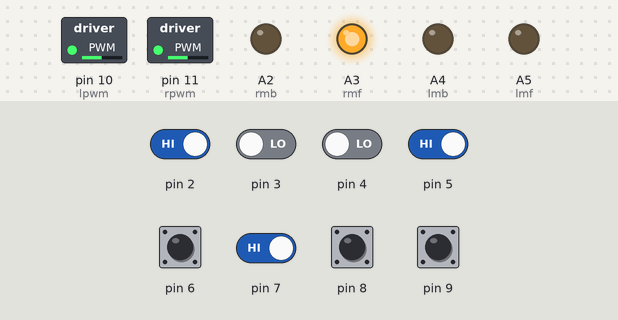
This sketch was run on a simulated Arduino Uno, built with avr-gcc and run on an emulated ATmega328P. Parts: switched loads named in the sketch (green lamp = pin HIGH), output pins drawn as LEDs (lit = HIGH). The inputs (shaded band) are chosen by the test bench; at power-on: pin 2, pin 5–9 HIGH, pin 3, pin 4 LOW.

Above: at 1.2 s.
1.3 s: pin 5 driven LOW
At 2.0 s:
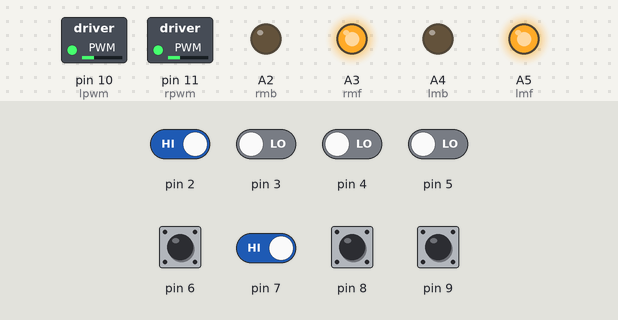
2.8 s: pin 2 driven LOW
At 2.97 s:
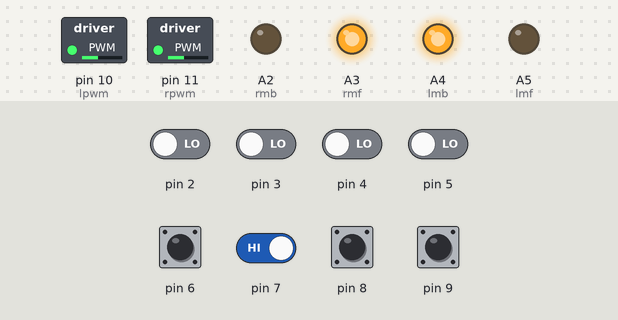
5.8 s: pin 2 driven HIGH
At 6.9 s:
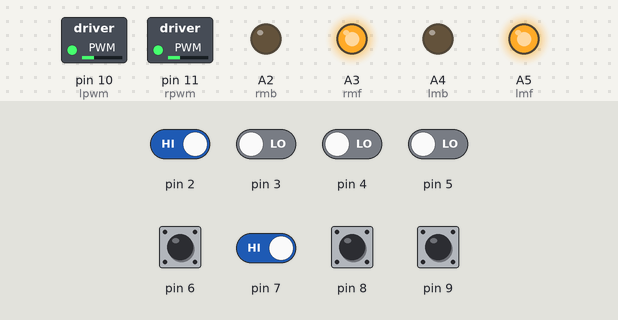
7.4 s: pin 5 driven HIGH
At 7.8 s:
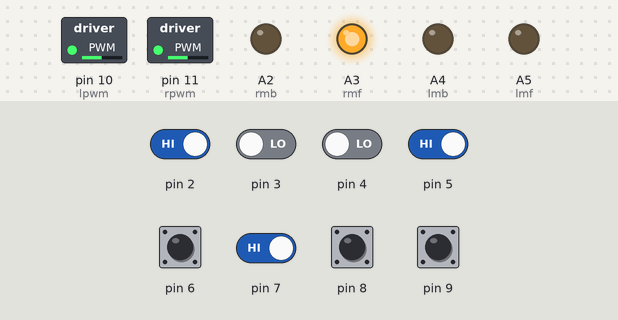
8.9 s: pin 7 driven LOW
At 10.1 s:
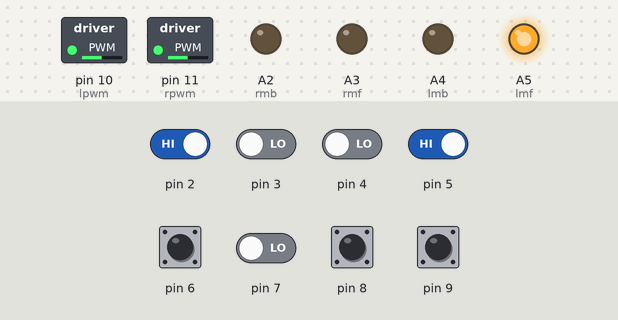
Timing chart, 0 to 11.4 s (numbered marks = the images above; inputs shaded):
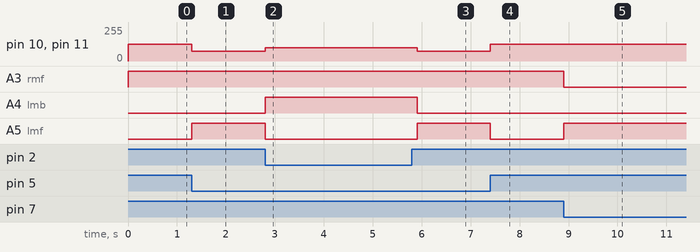

Measured:
- after the input at 1.3 s, pin 10 (lpwm), pin 11 (rpwm): 125/255 → 75/255 at once; A5 (lmf): LOW → HIGH at once
- after the input at 2.8 s, pin 10 (lpwm), pin 11 (rpwm): 75/255 → 100/255 at once; A4 (lmb): LOW → HIGH at once; A5 (lmf): HIGH → LOW at once
- after the input at 5.8 s, pin 10 (lpwm), pin 11 (rpwm): 100/255 → 75/255 after 0.11 s; A4 (lmb): HIGH → LOW after 0.11 s; A5 (lmf): LOW → HIGH after 0.11 s
- after the input at 7.4 s, pin 10 (lpwm), pin 11 (rpwm): 75/255 → 125/255 at once; A5 (lmf): HIGH → LOW at once
- after the input at 8.9 s, A3 (rmf): HIGH → LOW at once; A5 (lmf): LOW → HIGH at once

The sketch:

LFR.ino
```cpp
//left sensor
int s1 = 0;
int s2 = 0;
int s3 = 0;
// midile sensor
int s4 = 0;
int s5 = 0;
//right sensors
int s6 = 0;
int s7 = 0;
int s8 = 0;
int spd = 75;
//motor pins
const int lmf = A5;
const int lmb = A4;
const int rmf = A3;
const int rmb = A2;
//speed
#define lpwm 10
#define rpwm 11

void setup() {
  // put your setup code here, to run once:
for(int i = 2;i<=9;i++){
pinMode(i, INPUT);
}
pinMode(A5, OUTPUT);
pinMode(A4, OUTPUT);
pinMode(A3, OUTPUT);
pinMode(A2, OUTPUT);
pinMode(lpwm, OUTPUT);
pinMode(rpwm, OUTPUT);
}

void loop() {
  // put your main code here, to run repeatedly:
s1 = digitalRead(2);
s2 = digitalRead(3);
s3 = digitalRead(4);
s4 = digitalRead(5);
s5 = digitalRead(6);
s6 = digitalRead(7);
s7 = digitalRead(8);
s8 = digitalRead(9);
//Forward
if((s5 == 0 && s6 == 0 && s7 == 0 && s8 == 0 && s1 == 1 && s2 == 1 && s3 == 1 && s4 == 1) || (s5 == 0 && s6 == 0 && s7 == 0 && s8 == 0 && s1 == 1 && s2 == 1 && s3 == 1 && s4 == 0) || (s5 == 0 && s6 == 0 && s7 == 0 && s8 == 0 && s1 == 1 && s2 == 1 && s3 == 0 && s4 == 0) ){
  BR();
  delay(115);
  RC();
}
else if((s1 == 0 && s2 == 0 && s3 == 0 && s4 == 0 && s5 == 1 && s6 == 1 && s7 == 1 && s8 == 1) || (s1 == 0 && s2 == 0 && s3 == 0 && s4 == 0 && s5 == 0 && s6 == 1 && s7 == 1 && s8 == 1) || (s1 == 0 && s2 == 0 && s3 == 0 && s4 == 0 && s5 == 0 && s6 == 0 && s7 == 1 && s8 == 1)){
  BL();
  delay(115);
  LC();
}
else if( s4 == 0 || s5 == 0 && (s1 == 1 && s2 == 1 && s3 ==1 && s6 == 1 && s7 == 1 && s8 == 1)){
  Forward();
}

else if(s6 == 0 || s7 == 0 || s8 == 0 && (s5 == 1 && s1 == 1 && s2 == 1 && s3 == 1 && s4 == 1 )){
  Right();
}
//Left
else if(s1 == 0 || s2 == 0 || s3 == 0 && (s4 == 1 && s6 == 1 && s7 == 1 && s8 == 1 && s5 == 1)){
  Left();
}
// if(s3 == 0 || s4 == 0 || s5 == 0 || s6 == 0 && (s1 == 1 && s8 == 1)){
//   Forward();
// }
else if(s1 == 0 && s2 == 0 && s3 == 0 && s4 == 0 && s5 == 0 && s6 == 0 && s7 == 0 && s8 == 0){
  Right();
}
else
{
analogWrite(lpwm, spd);
analogWrite(rpwm, spd);
}
// if((s1 == 0 && s4 == 0 && s8 == 0) || (s1 == 0 && s5 == 0 && s8 == 0) || (s1 == 0 && s5 == 0 && s4 == 0 && s8 == 0)){
// delay(5);
// }
}

void Forward()
{
analogWrite(lpwm, spd);
analogWrite(rpwm, spd);
digitalWrite(rmf, HIGH);
digitalWrite(rmb, LOW);
digitalWrite(lmf, HIGH);
digitalWrite(lmb, LOW);
// delay(100);
}

void Right()
{
analogWrite(lpwm, spd + 50);
analogWrite(rpwm, spd + 50);
digitalWrite(rmf, LOW);
digitalWrite(rmb, LOW);
digitalWrite(lmf, HIGH);
digitalWrite(lmb, LOW);
// delay(100);
}
void RC()
{
analogWrite(lpwm, spd + 75);
analogWrite(rpwm, spd + 75);
digitalWrite(rmf, LOW);
digitalWrite(rmb, HIGH);
digitalWrite(lmf, HIGH);
digitalWrite(lmb, LOW);
// delay(100);
}

void Left()
{
analogWrite(lpwm, spd + 50);
analogWrite(rpwm, spd + 50);
digitalWrite(rmf, HIGH);
digitalWrite(rmb, LOW);
digitalWrite(lmf, LOW);
digitalWrite(lmb, LOW);
// delay(100);
}

void LC()
{
analogWrite(lpwm, spd + 75);
analogWrite(rpwm, spd + 75);
digitalWrite(rmf, HIGH);
digitalWrite(rmb, LOW);
digitalWrite(lmf, LOW);
digitalWrite(lmb, HIGH);
// delay(100);
}
void Stop()
{
analogWrite(lpwm, spd);
analogWrite(rpwm, spd);
digitalWrite(rmf, LOW);
digitalWrite(rmb, LOW);
digitalWrite(lmf, LOW);
digitalWrite(lmb, LOW);
// delay(20);
}
void BR()
{
analogWrite(lpwm, 100);
analogWrite(rpwm, 100);
digitalWrite(rmf, LOW);
digitalWrite(rmb, HIGH);
digitalWrite(lmf, HIGH);
digitalWrite(lmb, LOW);
// delay(20);
}
void BL()
{
analogWrite(lpwm, 100);
analogWrite(rpwm, 100);
digitalWrite(rmf, HIGH);
digitalWrite(rmb, LOW);
digitalWrite(lmf, LOW);
digitalWrite(lmb, HIGH);
// delay(20);
}
```
